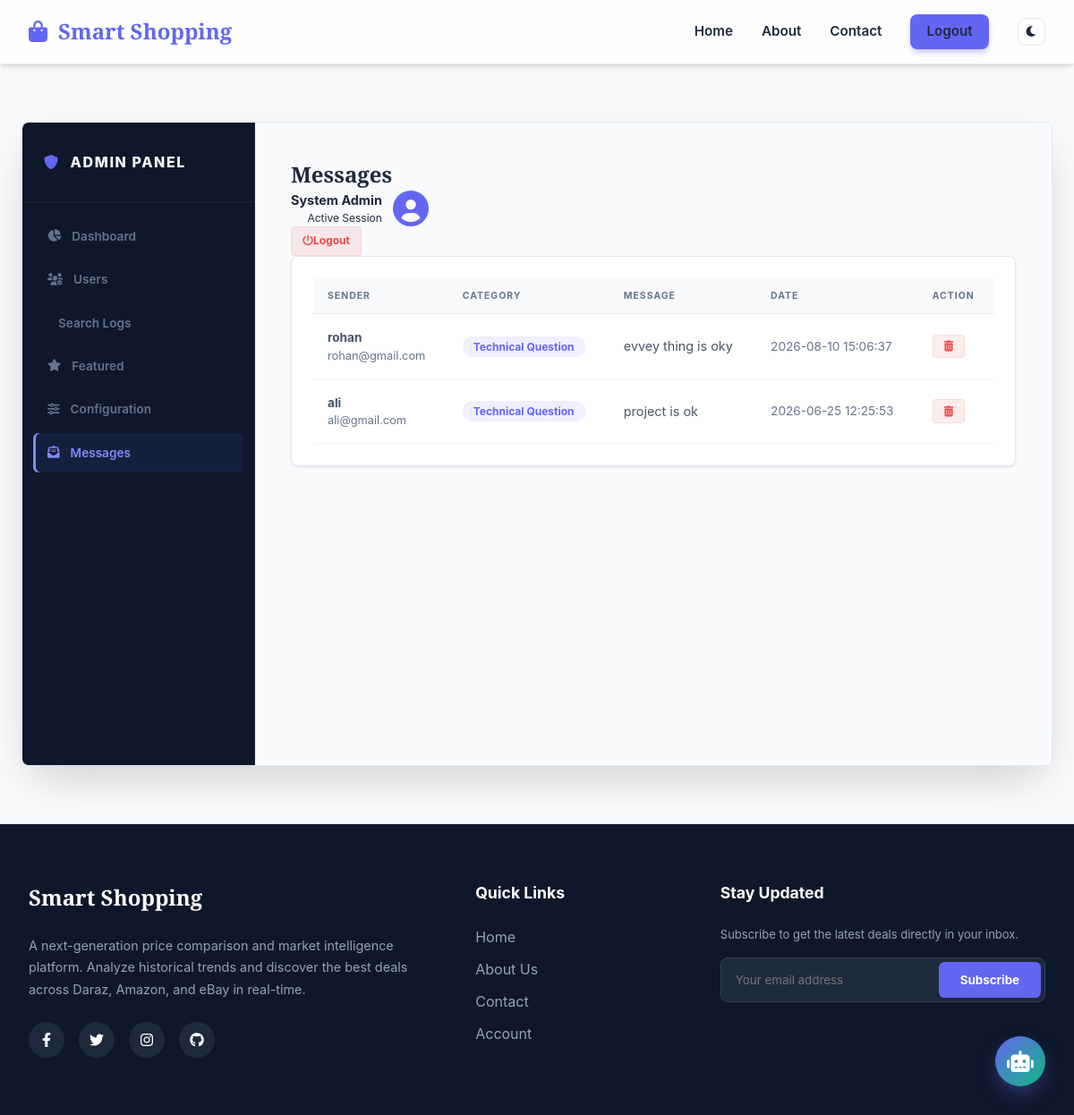
/admin/messages (signed in), run on the app's committed database.
### tables this page shows
CREATE TABLE contact_messages (id INTEGER PRIMARY KEY AUTOINCREMENT, name TEXT, email TEXT, category TEXT, message TEXT, timestamp DATETIME DEFAULT CURRENT_TIMESTAMP);

### app.py (the view)
@app.route('/admin/messages/')
@app.route('/admin/messages')
@admin_required
def admin_messages():
    conn = get_db_connection()
    messages = conn.execute("SELECT * FROM contact_messages ORDER BY timestamp DESC").fetchall()
    conn.close()
    return render_template('admin.html', section='messages', messages=messages)

### app.py (called while the page is built)
def admin_required(f):
    @wraps(f)
    def decorated_function(*args, **kwargs):
        if not session.get('admin_logged_in'):
            flash("Admin access required.", "danger")
            return redirect(url_for('admin_login'))
        return f(*args, **kwargs)
    return decorated_function

def get_db_connection():
    conn = sqlite3.connect(DB_PATH)
    conn.row_factory = sqlite3.Row
    return conn

### templates/admin.html (shortened to what this page needs)
{% extends "base.html" %}
{% block content %}
<div class="admin-wrapper">
    <div class="admin-sidebar">
        <div class="admin-logo">
            <i class="fas fa-shield-alt" style="color: var(--primary);"></i> ADMIN PANEL
        </div>
        <div class="admin-nav">
            <a href="{{ url_for('admin') }}" class="{% if section == 'dashboard' %}active{% endif %}">
                <i class="fas fa-chart-pie"></i> Dashboard
            </a>
            <a href="{{ url_for('admin_users') }}" class="{% if section == 'users' %}active{% endif %}">
                <i class="fas fa-users-cog"></i> Users
            </a>
            <a href="{{ url_for('admin_analytics') }}" class="{% if section == 'analytics' %}active{% endif %}">
                 Search Logs
            </a>
            <a href="{{ url_for('admin_products') }}" class="{% if section == 'products' %}active{% endif %}">
                <i class="fas fa-star"></i> Featured
            </a>
            <a href="{{ url_for('admin_settings') }}" class="{% if section == 'settings' %}active{% endif %}">
                <i class="fas fa-sliders-h"></i> Configuration
            </a>
            <a href="{{ url_for('admin_messages') }}" class="{% if section == 'messages' %}active{% endif %}">
                <i class="fas fa-envelope-open-text"></i> Messages
            </a>
        </div>
    </div>
    <div class="admin-main">
        <div class="admin-header">
            <h2>{{ section | title }}</h2>
            <div class="admin-header-right">
                <div style="display: flex; align-items: center; gap: 0.75rem;">
                    <div style="text-align: right;">
                        <div style="font-weight: 700; color: var(--text-main); font-size: 0.9rem;">System Admin</div>
                        <div style="font-size: 0.75rem;">Active Session</div>
                    </div>
                    <i class="fas fa-user-circle" style="font-size: 2.5rem; color: var(--primary);"></i>
                </div>
                <a href="{{ url_for('admin_logout') }}" class="btn-action btn-delete" title="Sign Out">
                    <i class="fas fa-power-off"></i> Logout
                </a>
            </div>
        </div>
        {% if section == 'messages' %}
        <div class="table-container">
            <table>
                <thead>
                    <tr>
                        <th>Sender</th>
                        <th>Category</th>
                        <th>Message</th>
                        <th>Date</th>
                        <th>Action</th>
                    </tr>
                </thead>
                <tbody>
                    {% for msg in messages %}
                    <tr>
                        <td>
                            <div style="font-weight: 700;">{{ msg.name }}</div>
                            <div style="font-size: 0.8rem; color: var(--text-muted);">{{ msg.email }}</div>
                        </td>
                        <td>
                            <span
                                style="background: rgba(99, 102, 241, 0.1); color: var(--primary); padding: 0.25rem 0.75rem; border-radius: 9999px; font-size: 0.75rem; font-weight: 700;">
                                {{ msg.category }}
                            </span>
                        </td>
                        <td style="max-width: 400px; font-size: 0.9rem; line-height: 1.5;">{{ msg.message }}</td>
                        <td style="font-size: 0.85rem; color: var(--text-muted);">{{ msg.timestamp }}</td>
                        <td>
                            <form action="{{ url_for('delete_message', msg_id=msg.id) }}" method="POST"
                                onsubmit="return confirm('Delete this message?');">
                                <button type="submit" class="btn-action btn-delete">
                                    <i class="fas fa-trash-alt"></i>
                                </button>
                            </form>
                        </td>
                    </tr>
                    {% endfor %}
                </tbody>
            </table>
        </div>
        {% endif %}
</div>
</div>
{% endblock %}

### templates/base.html (style rules this page uses)
:root { --primary: #6366f1; --primary-rgb: 99, 102, 241; --primary-hover: #4f46e5; --secondary: #10b981; --bg-body: #f8fafc; --bg-card: #ffffff; --bg-card-rgb: 255, 255, 255; --text-main: #1e293b; --text-muted: #64748b; --border: #e2e8f0; --navbar-bg: rgba(255, 255, 255, 0.8); --footer-bg: #0f172a; --white: #ffffff; --shadow: 0 4px 6px -1px rgb(0 0 0 / 0.1), 0 2px 4px -2px rgb(0 0 0 / 0.1); --transition: all 0.3s cubic-bezier(0.4, 0, 0.2, 1); }
* { box-sizing: border-box; margin: 0; padding: 0; font-family: 'Inter', 'Source Sans Pro', sans-serif; }
body { background-color: var(--bg-body); color: var(--text-main); display: flex; flex-direction: column; min-height: 100vh; transition: var(--transition); line-height: 1.5; }
h1, h2, h3, .logo { font-family: 'Outfit', 'Playfair Display', serif; font-weight: 700; }

### templates/admin.html (style rules this page uses)
body { background-color: var(--bg-body); }
.admin-wrapper { display: flex; background: var(--bg-card); color: var(--text-main); border-radius: 0.5rem; overflow: hidden; min-height: 90vh; border: 1px solid var(--border); box-shadow: 0 20px 50px -12px rgba(0, 0, 0, 0.2); margin: 1.5rem 0; position: relative; }
.admin-sidebar { width: 260px; background: #0f172a; padding: 2rem 0; display: flex; flex-direction: column; border-right: 1px solid rgba(255, 255, 255, 0.05); }
.admin-logo { padding: 0 1.5rem 2rem; border-bottom: 1px solid rgba(255, 255, 255, 0.05); font-size: 1rem; font-weight: 800; color: #f8fafc; display: flex; align-items: center; gap: 0.75rem; margin-bottom: 1rem; text-transform: uppercase; letter-spacing: 0.1em; }
.admin-nav { display: flex; flex-direction: column; gap: 0.25rem; padding: 0 0.75rem; }
.admin-nav a { padding: 0.75rem 1rem; color: #64748b; text-decoration: none; display: flex; align-items: center; gap: 0.75rem; border-radius: 0.375rem; font-weight: 600; font-size: 0.85rem; transition: all 0.2s ease; }
.admin-nav a.active { background: rgba(99, 102, 241, 0.1); color: #818cf8; box-shadow: inset 3px 0 0 #818cf8; }
.admin-main { flex: 1; padding: 2.5rem; overflow-y: auto; background: #f8fafc; }
.table-container { background: white; padding: 1.5rem; border-radius: 0.5rem; border: 1px solid #e2e8f0; box-shadow: 0 1px 3px rgba(0, 0, 0, 0.1); }
table { width: 100%; border-collapse: collapse; }
th { text-align: left; padding: 0.75rem 1rem; font-size: 0.65rem; font-weight: 700; text-transform: uppercase; letter-spacing: 0.1em; color: #64748b; border-bottom: 1px solid #e2e8f0; background: #f8fafc; }
td { padding: 1rem; font-size: 0.85rem; color: #475569; border-bottom: 1px solid #f1f5f9; }
.btn-action { padding: 0.4rem 0.75rem; border-radius: 0.25rem; font-weight: 700; font-size: 0.75rem; cursor: pointer; transition: all 0.2s ease; text-decoration: none; display: inline-flex; align-items: center; justify-content: center; }
.btn-delete { background: rgba(239, 68, 68, 0.1); color: #ef4444; border: 1px solid rgba(239, 68, 68, 0.1); }

### data on the page
contact_messages: name "rohan", email "rohan@gmail.com", category "Technical Question", message "evvey thing is oky", timestamp "2026-08-10 15:06:37"
contact_messages: name "ali", email "ali@gmail.com", category "Technical Question", message "project is ok", timestamp "2026-06-25 12:25:53"

### other printed values
{{ section | title }} "Messages"
